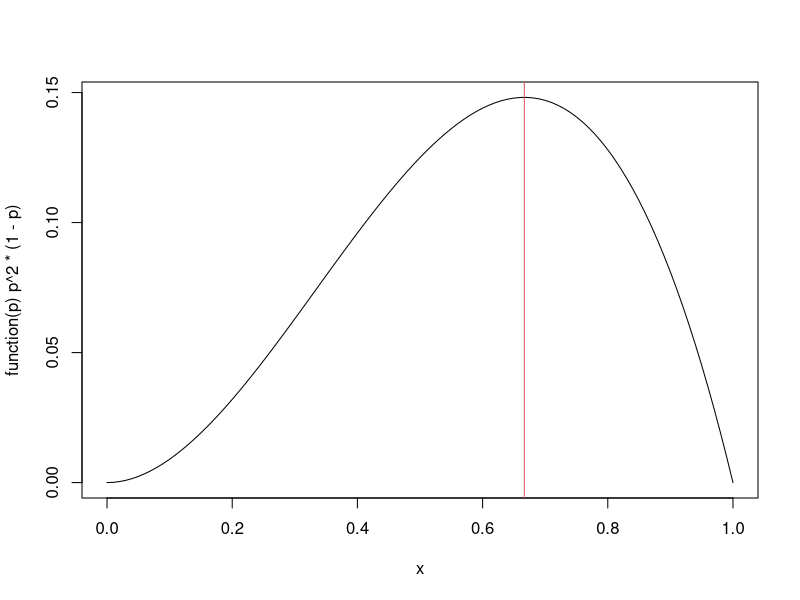
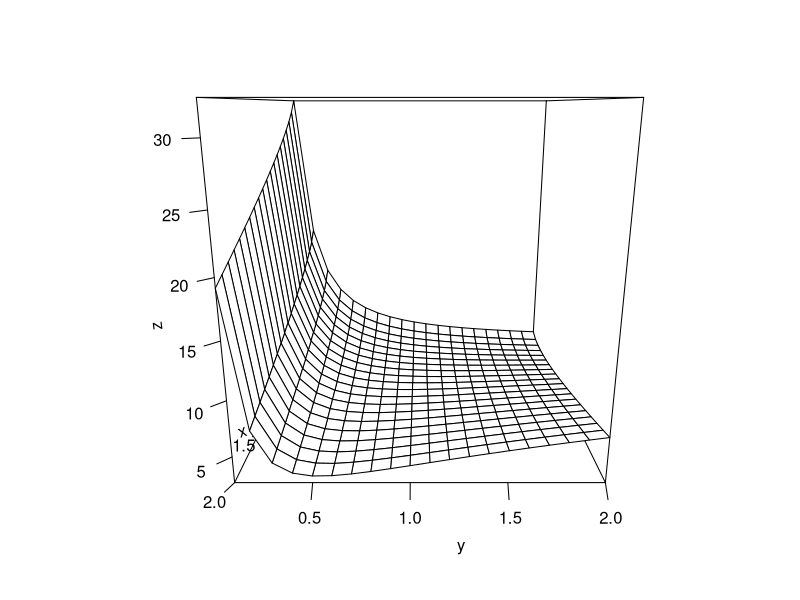
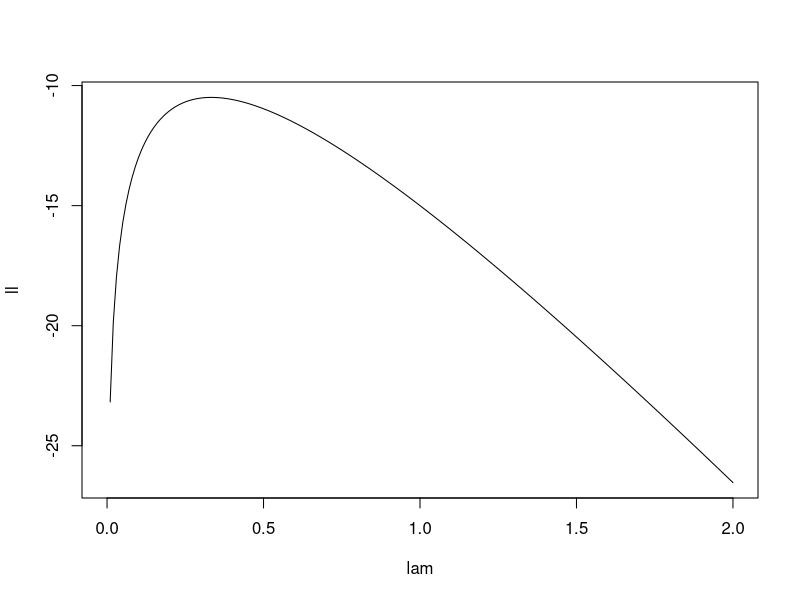

Reproduce these figures in R, in order. (Note: this script raises an error after producing the figures.)
###########MLE##############
plot(function(p)p^2*(1-p))
abline(v=2/3, col=2)

########EXERCISE ON USER DEFINED FUNCTION###########

Fx=function(x){
  if (x<0){
    x^2+2*x+3}
  if(x>=2){
    x^2+4*x-7}
  if(x<2){
    x+3}
  if(x>=0){
    x+3}
}
Fx(4)
FN=function(x){
  piece1=(x^2+2*x+3)
  piece2= x+3
  piece3= (x^2+4*x-7)
  y= piece1*(x<0) + piece3(x>=2)+ ##ask to check if it matches the conditio
    piece2*(x>=0)*(x<2)            ##if it happen R returns a 1, otherwise a 0
  return(y)
}

################ OPTIM ################

#It optimize the numerical function
#Ex. find the mode x* of a gamma distribution (PDF is maximum)
#A gamma distribution i useful for positive continuous random variables

optim(par = 1,  #initial arbitrary but reasonable value of the algorithm
      fn=dgamma,#function to maximizes
      control=list(fnscale=-1), #we are looking for a maximum
      shape=2, rate=2) #two parameters of the gamma distr
#The output is a list with: 
#par= the max or the minimum point we are looking for
#value: it' the optimized value of f(x*), density at the maximum point
#counts: number of iterations to convergence (the number of iterations did)
#        there is also an estimate of the 1st derivative (gradient)
#convergence: if 0 the process was ok, otherwise there would be a message

#the numerical answer is mode=0.5 
#sometimes as you don't have garantee that the max found is a global one and not a local.
#you can start from another initial point 

#ex. 2 
#minimise a user defined function with more than 1 argument
# f(x,y)= x-1+(3.2/y)+ln gamma function(x)+3*x*ln y
f= function(x,y){
  z= x-1+(3.2/y)+ log(gamma(x))+ 3*x*log(y)
  return(z)
}
x= seq(from=0.1, to= 2, by= 0.1) #x axes
y= x
z= outer(x,y,f) #outer evaluates the function f for each possiblwe couple of x and y
#it creates a matrix with z(i,j)= f(x(i),y(j))
persp(x,y,z, ticktype="detailed", # perspective plot for functions with 3 dimensione
      theta=90)# one of variuos options of visualisation
#f as defined is not useful for optim() since optim() works only the first argument of
# the function. All the things to optimise have to be part of the first argument
#We modify the inputs to have both x and y as argument
f2= function(theta){
  x=theta[1]
  y=theta[2]
  z= x-1+(3.2/y)+ log(gamma(x))+ 3*x*log(y)
  return(z)
}
#in another way
f3= function(theta){
  z= f(theta[1],theta[2],
       return(z))
}

optim(par = c(1,1), fn = f2)


# ex. we create a function fro the likelihood evaluation in the Gaussian case, 
# N(mu,sigma)  L(mu, sigma,;sample)
# the first input should be the parameters, then evaluate L in a sample of size 
#n=5 generate randomly from a N(1,2)

fN= function(mu, sigma, x){
  fxi=dnorm(x,mu,sigma) #density
  L= prod(fxi)  #likelihood
  return(L)
}

collected.data= rnorm(5,1,2)
#Likelihood evaluation for n=5 N(1,2)
fN(1,2,collected.data)
fN(10,2,collected.data)
#Likelihood at higher sample
collected.data2=rnorm(1000, 1,2)
fN(1,2,collected.data2)
fN(10,2,collected.data2) # a sample of higher size, L is very very small
#we are not bale anymore to discriminate between different parameter values, so
#we must always use log-likelihood and the 2nd route

NormLogLik= function(mu,sigma,x){
  fxi=dnorm(x,mu,sigma)
  logfxi= log(fxi)
  loglike=sum(logfxi)
  return(loglike)
}
NormLogLik(1,2, collected.data2)
NormLogLik(10,2, collected.data2)
#we are again able to discriminate between different parameter values and mu=1
# has much higher loglike
#DO NOT USE IN THE NORMLOGLIK log(prod(fxi)), since we have numerical problem with prod
#of many small terms

#NOW we rewrite the loglike function by aggregating paramters into a unique vector theta
#as optim() optimize only the first parameter

NormLogLik= function(theta,x){
  mu= theta[1]
  sigma= theta[2]
  fxi=dnorm(x,mu,sigma)
  logfxi= log(fxi)
  loglike=sum(logfxi)
  return(loglike)
}

NormLogLik(c(1,2), collected.data2)

#Let's use the exponential loglik, and given sample x=c(1,2,7,2,3)

sample=c(1,2,7,2,3)

ExpLogLik= function(lambda,x){
  fxi= dexp(x,lambda)
  logfxi=log(fxi)
  loglike=sum(logfxi)
  return(loglike)
}

lam=seq(0,2,by=0.01)
ll=c() #initialase the vector of lgolike
for(i in 1:length(lam)){
  ll[i] = ExpLogLik(lam[i], sample)  #log like evaluated at ith element of lambdas
}

plot(x = lam, y = ll, type="l") 

sampled.data= rexp(10,0.2)
MLE=optim(par = 0.1, #initial guess of the parameter
          fn = ExpLogLik, #function we wan to optimize
          control=list(fnscale=-1),
          x= sampled.data) #the opther parameter known 

lam.num=MLE$par
lam.num
lam.hat= 1/mean(sampled.data)
lam.hat

#Find the MLE for mu and sigma in a Gaussian population, then compare  numrical and
#and analitical sol on xvec=rnorm(1000,10,2)

xvec=rnorm(1000,10,2)

NormLlike= function(theta, x){
  mu=theta[1]
  sigma=theta[2]
  fxi= dnorm(x,mu,sigma)
  logfxi=log(fxi)
  loglike= sum(logfxi)
  return(loglike)
}

MLE2= optim(c(0,1),# it has to be double as we are searching for 2 parameters
            NormLlike, 
            control=list(fnscale=-1),
            x= xvec) 
MLE2                    
n=length(xvec)
mu.num=MLE2$par[1]
mu.num
sigma.num=MLE2$par[2]                    
sigma.num
mu.hat= mean(xvec)
mu.hat
sigma.hat= sqrt((n-1)/n *var(xvec))
sigma.hat


closing_price= Apple$Close
GLL= function(theta, x){
  fxi= dgamma(x, theta[1], scale=theta[2])
  logfxi= log(fxi)
  loglike= sum(logfxi)
  return(loglike)
}

MLE_gamma= optim(c(1,1), GLL,control=list(fnscale=-1), x=closing_price)
MLE_gamma
#then if we want to compute the P(price<550) we can do it.
pgamma(550, MLE_gamma$par[1], scale= MLE_gamma$par[2])


#FINAL EXAMPLE ON MLE
#find the MLE of pars of Kumaraswami distrib, which is a generalization of
#uniform, with 2 parameters a and b. It reduces to the uniform when a and b = 1
set.seed(123)
dKum= function(a, b, x){
  f=((a*b*x^(a-1)) * (1-x^a)^(b-1))*(a>0)
  f*(b>0)*(x>0)*(x<1)
}

LogLikeKum= function(theta, x){
  fxi= dKum(theta[1],theta[2], x)
  logfxi= log(fxi)
  loglike= sum(logfxi)
  return(loglike)
}
obs= runif(100)
MLEKum= optim(c(0.1,0.1), LogLikeKum,control=list(fnscale=-1), x=obs )
MLEKum
